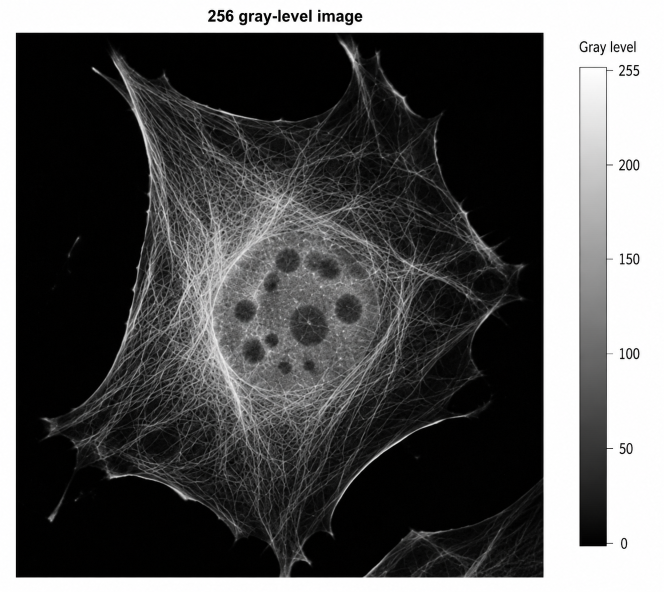
#> input picture 03_Chapters/08_Digital_Images_Representation/slides/fig8.3.png, 1328 x 1184 px, found by its file name (shown at 1/2 size)
$ jupyter execute Chapter_08_Digital_Images_Representation.ipynb
#> lines starting #> are read from the running program, lines starting #| are printed output that depends on the picture; after the words box and inside, x2 and y2 are one past the last pixel; in counts of white or black regions, pixels touching at a corner belong together
# Part IV: Images

**"A picture is worth a thousand words."**

Colab slideshow based on:

1. `Part IV. Images (Introduction)`
2. `Chapter 8. Digital Images Representation`

## Part IV: Images — Motivation

Images are used extensively in:

- biological research
- medical clinics
- microscopy
- automated identification of objects
- tracking cells and intracellular components
- phenotype identification by object properties

Images also require large volumes of storage, motivating compression and efficient analysis.

## Biological and medical image data

The explosion of biological and medical images comes from:

- improved microscopy technologies
- fluorescent labeling
- high-throughput microscopy systems
- cheaper storage devices
- stronger processors and machine-learning methods

The goal is to extract meaningful knowledge from image content.

## Image-related Python packages

The following packages are used in this part of the book:

The Python Imaging Library (PIL) is the main package used for image representation and manipulation.

```python
from PIL import Image
```

The Scientific Computing Library (scipy) contains many useful functions for image processing.

```python
from scipy.ndimage.measurements import label
```

# 8 Digital Images Representation

Computers store data as bits.

This chapter explains how colors and light intensities — that is, images — are represented using integers.

## 8.1 What Is a Digital Image?

A digital image is a discrete, numeric representation of a real image.

The image is divided into cells called **pixels**.

A digital image can be represented by an \(n \times m\) matrix \(M\), where each position stores numeric information about light intensity and color.

## Digital representation of an image

**Figure 8.1** A digital representation of an image.

## RGB images

In RGB format, each pixel specifies three values:

- red
- green
- blue

Together, these three components determine the pixel color.

## RGB components

**Figure 8.2** RGB components of an image.

## Gray-level images

In gray-level images, each pixel contains a single value:

- low value → dark pixel
- high value → bright pixel

In this chapter, we use standard **256 gray-level images**.

## 256 gray-level image

**Figure 8.3** 256 gray-level image.

## Pixel resolution

Resolution is related to the physical size of a pixel.

For the same image area:

- higher resolution → smaller pixels
- lower resolution → larger pixels
- higher resolution reveals finer details

## Pixel resolution

**Figure 8.4** Pixel resolution.

## Bit depth

Bit depth is the number of bits used to represent each pixel.

Examples:

- 1 bit per pixel → $2^1 = 2$ levels: black and white
- 8 bits per pixel → $2^8 = 256$ gray levels
- $k$ bits per pixel → $2^k$ gray levels

## Bit depth
### 🤔 What will be the output?

[cell 1]
for bits in [1, 2, 8]:
    print(bits, "bits ->", 2 ** bits, "levels")

## ✅ Answer
Why: b bits give $2^b$ different values: 2 (black/white), 4, and 256 gray levels.

[cell 2]
for bits in [1, 2, 8]:
    print(bits, "bits ->", 2 ** bits, "levels")

## Gray levels and black-white levels

**Figure 8.5** (a) 256 gray levels (0–255) (b) Two gray levels (0–1).

## Higher-dimensional images

Images can have more than two dimensions.

Examples:

- video: sequence of 2D frames over time
- microscopy with multiple fluorescent markers
- medical 3D scans

The additional dimension may represent time, depth, or marker color.

## 3D image

**Figure 8.6** 3D image.

## 3D image

**Figure 8.6.1** 3D image.

## Memory requirements

A 1024 × 1024 gray-level image with 8 bit depth takes:

$
1024 \times 1024 \times 8 \text{ bits}
$

This equals:

$
2^{10} \times 2^{10} \times 2^3 = 2^{23} \text{ bits}
$

or:

$
2^{20} \text{ bytes} = 1 \text{ MB}
$

## Memory requirements
### 🤔 What will be the output?

[cell 3]
w, h, bits = 1024, 1024, 8
total_bits = w * h * bits
print(total_bits // 8, "bytes")
print(total_bits // 8 // 2**20, "MB")

## ✅ Answer
Why: one byte per pixel: $2^{10} \cdot 2^{10}$ bytes = $2^{20}$ bytes = 1 MB.

[cell 4]
w, h, bits = 1024, 1024, 8
total_bits = w * h * bits
print(total_bits // 8, "bytes")
print(total_bits // 8 // 2**20, "MB")

## Exercise 1

A one minute long video is made out of a sequence of 2D images captured every second.

Each image is of size 512 × 512 pixels and depth 12 bit/pixel.

How much memory does this video consume without compression?

## Compression

Compression converts an object \(A\) into an object \(B\) that consumes less memory.

Two main types:

- **lossless compression**: no information is lost
- lossless formats: `tiff, png, bmp, gif`

- **lossy compression**: some information may be lost
- lossy format:`jpg`

## JPEG compression intuition

JPEG partitions an image into 8 × 8 pixel squares.

Many such squares have gradual changes between neighboring pixels.

These changes can often be approximated using fewer bits, saving much storage space.

## Image compression

**Figure 8.7** Image of Drosophila Kc167 cells. Left: original image. Right: highly compressed image in jpeg format. Three 8 × 8 pixel squares are shown.

## 8.2 Getting Started with PIL

PIL allows us to:

- open images
- show images
- rotate images
- save images
- crop regions
- convert image formats

[cell 5]
from urllib.request import urlretrieve
from PIL import Image

url = ("https://raw.githubusercontent.com/ariefouren/BIU-bio-python-2026/main"
       "/03_Chapters/08_Digital_Images_Representation/slides/fig8.3.png")

# retrieve the image from the URL and save it as fig8.3.png
urlretrieve(url, "fig8.3.png")

im = Image.open("fig8.3.png")
#> im is the input picture: PIL image 1328x1184 RGB; mean R, G, B 87.1, 87, 86.9

print("format:", im.format)  # image format (PNG, JPEG, etc.)
#| format: PNG
print("size:", im.size)      # image size (width, height) in pixels
#| size: (1328, 1184)

print("The original image:")
display(im)     # display the image in Jupyter Notebook

rot = im.rotate(45)     # rotate the image 45 degrees counterclockwise
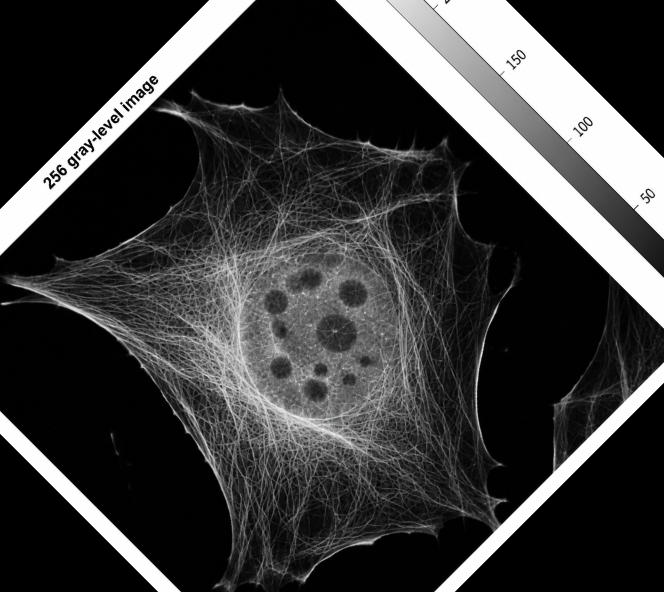
#> rot: PIL image 1328x1184 RGB (shown at 1/2 size); mean R, G, B 59, 59, 58.9
print("The rotated image:")
display(rot)    # display the rotated image in Jupyter Notebook

im.save("my_image.png")  # save

region = im.crop((500, 500, 1000, 1000))  # crop the image as in Figure 8.8
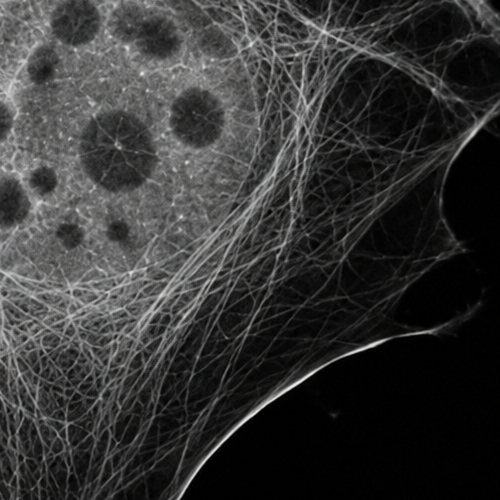
#> region: PIL image 500x500 RGB; mean R, G, B 53.3, 53.3, 53.2
print("The cropped region (500, 500, 1000, 1000):")
display(region)  # display the cropped region in Jupyter Notebook

## Cropping an image in `PIL`

**Figure 8.8** Cropping an image in PIL.

## Code explained

- `im` is an image object.
- `im.size` stores the width and height as a tuple.
- `show`, `rotate`, `save`, and `crop` are functions of image objects.

## Convert image to gray levels

Gray-level images use values from 0 to 255:

- 0 = black
- 255 = white

Use:

```python
im = im.convert('L')
```

[cell 6]
from urllib.request import urlretrieve
from PIL import Image

url = ("https://raw.githubusercontent.com/ariefouren/BIU-bio-python-2026/main"
       "/03_Chapters/08_Digital_Images_Representation/slides/cell_color.png")

urlretrieve(url, "cell_color.png")

im = Image.open("cell_color.png")
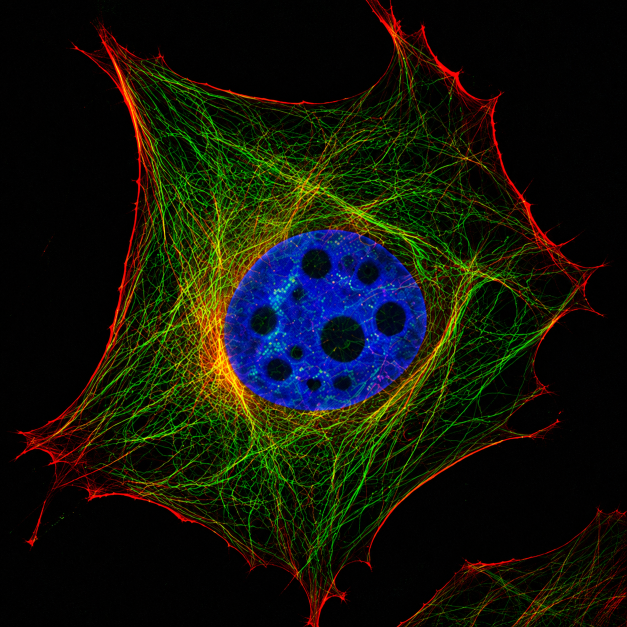
#> input picture 03_Chapters/08_Digital_Images_Representation/slides/cell_color.png, 1254 x 1254 px, found by its file name (shown at 1/2 size)
#> im is the input picture: PIL image 1254x1254 RGB; mean R, G, B 18.9, 20.9, 10.7

print("Original image (color):")
display(im)    # display the original color image in Jupyter Notebook

gray_levels_im = im.convert('L')    # convert to 256 gray levels (0-255)
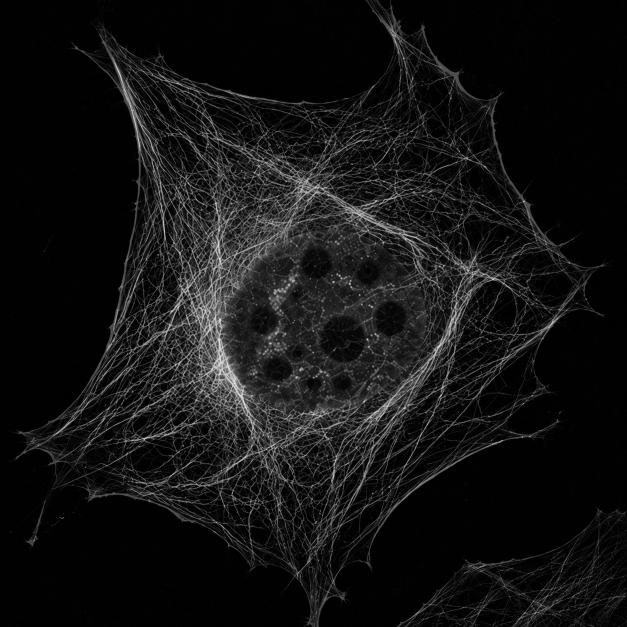
#> gray_levels_im: PIL image 1254x1254 L (shown at 1/2 size); min 0, max 228, mean 19.2
print("Image converted to 256 gray levels:")
# display the image converted to 256 gray levels in Jupyter Notebook
display(gray_levels_im)

## Gray-level pixels and values

**Figure 8.9** (a) 10×10 pixels of 256 gray-level image (b) The corresponding pixel values.

## Exercise 2

Open a color image of your choice using:

```python
Image.open()
```

Then convert it into a 256 gray-level image and observe the result using:

```python
show()
```

## Exercise 3

In black and white images, black is represented by 0 and white by 1.

How do you think Python converts such images into 256 gray-level images?

## Accessing pixels

To analyze and manipulate an image, we need access to its pixels.

Use:

```python
mat = im.load()
```

Then access a pixel using:

```python
mat[x, y]
```

[cell 7]
from PIL import Image
from urllib.request import urlretrieve

# Download the image from GitHub
url = ("https://raw.githubusercontent.com/ariefouren/BIU-bio-python-2026/main"
       "/03_Chapters/08_Digital_Images_Representation/slides/cell_color.png")
urlretrieve(url, "cell_color.png")

# Open the image and convert it to grayscale ('L')
im = Image.open("cell_color.png").convert('L')

# Access the pixel matrix
mat = im.load() # mat is not a copy of the image,
                # but a reference to the pixel data
                # changes to mat will affect the image and vice versa

# Print the center 10x10 block of pixel values
for y in range(500, 510):
    for x in range(500, 510):
        print(f"{mat[x, y]:3}", end=" ")
    print()
#> this loop made 10 passes
#|  65  47  22  33  53  52  52  43  39  86
#|  79  50  38  40  49  38  39  57  84 109
#|  60  50  58  42  38  51  73  91 120 116
#|  47  47  44  46  67  91 124 124 105  88
#|  57  54  50  75 113 111 111 103  86  74
#> (further printed lines are left out)

# show the cropped region of the image
region = im.crop((500, 500, 510, 510))  # crop the center 10x10 block
print("\nThe cropped region (500, 500, 510, 510):")
display(region)  # display the cropped region in Jupyter Notebook

# Change the region (500, 510, 500, 510) to white (255)
# and show the modified image
for y in range(500, 510):
    for x in range(500, 510):
        mat[x, y] = 255  # set pixel value to white (255)

display(im)  # display the modified image in Jupyter Notebook

## Code explained

The variable `mat` is the matrix representing the image.

We can access each pixel using two indices:

```python
mat[x, y]
```

Changing pixels in `mat` automatically changes the corresponding image.

## 8.3 Generating Synthetic Images

We can generate images synthetically.

General method:

1. initialize a new image
2. load its matrix
3. go over pixels
4. assign values according to a rule

## Creating a new image

Use:

```python
Image.new(mode='L', size=(100, 50), color=255)
```

Meaning:

- `mode='L'`: 256 gray-level image
- `size=(100,50)`: width 100, height 50
- `color=255`: initialize all pixels to white

[cell 8]
im = Image.new(mode='L', size=(100, 50), color=120)
#> im: PIL image 100x50 L; every value is 120
display(im)

## Creating a new image
### 🤔 What will be the output?

[cell 9]
from PIL import Image
im = Image.new(mode='L', size=(4, 2), color=200)
mat = im.load()
mat[1, 0] = 0
print(im.size)
print([mat[x, 0] for x in range(4)])

## ✅ Answer
Why: `size` is (width, height); every pixel starts at 200, then pixel (1, 0) is set to 0 (black).

[cell 10]
from PIL import Image
im = Image.new(mode='L', size=(4, 2), color=200)
mat = im.load()
mat[1, 0] = 0
print(im.size)
print([mat[x, 0] for x in range(4)])

## Code segment: function `f1`

The function `f1(w,h)` creates vertical black lines on a white background.

[cell 11]
def f1(w, h, gap):
    '''Create an image with vertical lines spaced by gap pixels.'''
#> called with w = 100, h = 50, gap = 20
    ver_lines = Image.new(mode='L', size=(w, h), color=255)
#> ver_lines: PIL image 100x50 L; every value is 255
    mat = ver_lines.load()

    for x in range(0, w, gap):  # loop over the width of the image
                                # with a step of gap
        for y in range(h):
               mat[x, y] = 0

    return ver_lines

## Code segment: function `f1`

[cell 12]
img = f1(100, 50, 20)
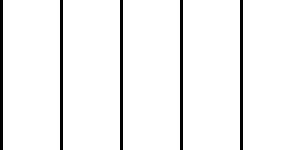
#> img: PIL image 100x50 L (shown 3 times larger); 95% white; black in thin lines or dots, all inside (x1, y1, x2, y2) = (0, 0, 81, 50)
display(img)

## Exercise 4

Inspect the following function `f2`.

Try to understand which image it creates, then check it by calling:

```python
display(f2(100))
```

[cell 13]
def f2(n):
#> called with n = 256
    surprise = Image.new(mode='L', size=(n, n), color=255)
#> surprise: PIL image 256x256 L; every value is 255
    mat = surprise.load()

    for x in range(n):
        for y in range(n):
            mat[x, y] = x % 256

    return surprise

display(f2(256))
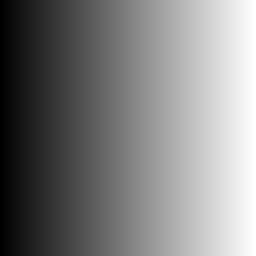
#> shown: PIL image 256x256 L; min 0, max 255, mean 127.5

## Drawing a diagonal

On the main diagonal, the row index equals the column index.

So a pixel is on the diagonal exactly when:

```python
x == y
```

or equivalently:

```python
x - y == 0
```

[cell 14]
def diagonal1(n):
#> called with n = 256
    diag = Image.new(mode='L', size=(n, n), color=255)
    mat = diag.load()

    for x in range(n):
        for y in range(n):
            if x - y == 0: # x == y
                mat[x, y] = 0

    return diag

display(diagonal1(256))
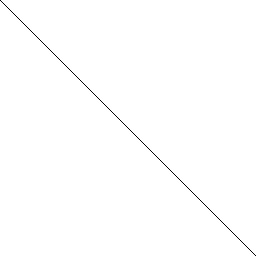
#> shown: PIL image 256x256 L; 99.6% white; black in thin lines or dots

## More efficient diagonal

Instead of checking all \(n^2\) pixels, we can directly access the diagonal pixels.

This requires only \(n\) iterations.

[cell 15]
def diagonal2(n):
#> called with n = 256
    diag = Image.new(mode='L', size=(n, n), color=255)
    mat = diag.load()

    for x in range(n):
        mat[x, x] = 0

    return diag

display(diagonal2(256))

## Exercise 5

Suppose we changed line 7 in `diagonal1` from:

```python
if x-y == 0:
```

to:

```python
if x-y == 10:
```

What would the difference be?

Also consider:

```python
if x-y <= 10:
```

and:

```python
if -10 < x-y < 10:
```

## Exercise 6

Observe the following function.

Can you explain the resulting image?

[cell 16]
def diagonals(n):
#> called with n = 256
    surprise = Image.new(mode='L', size=(n, n), color=255)
    mat = surprise.load()

    for x in range(n):
        for y in range(n):
            mat[x, y] = (x-y) % 256

    return surprise

display(diagonals(256))
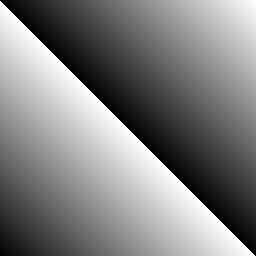
#> shown: PIL image 256x256 L; min 0, max 255, mean 127.5

## Function `circles`

This function assigns each pixel the value:

```python
(x**2 + y**2) % 256
```

The result creates circular-looking patterns.

[cell 17]
def circles(n):
#> called with n = 256
    surprise = Image.new(mode='L', size=(n, n), color=255)
    mat = surprise.load()

    for x in range(n):
        for y in range(n):
            mat[x, y] = (x**2 + y**2) % 256

    return surprise

display(circles(256))
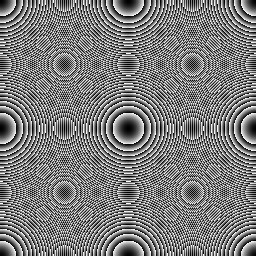
#> shown: PIL image 256x256 L; min 0, max 253, mean 124
#> (the rest of the program and of its run is left out)
